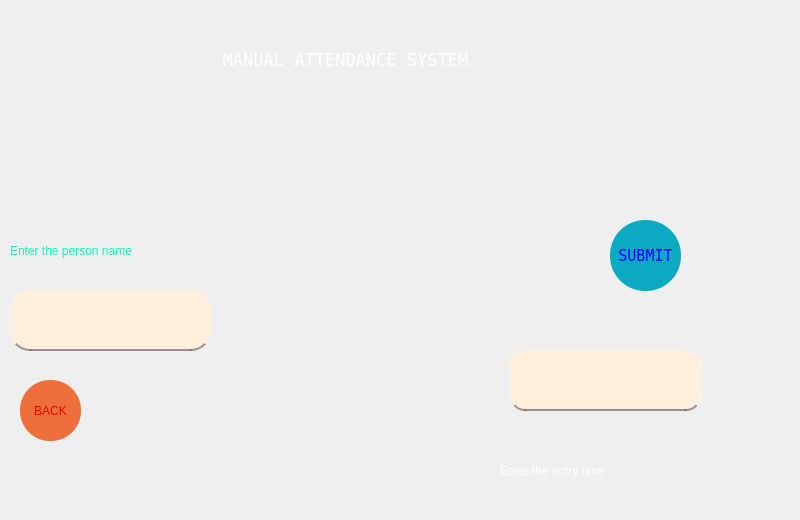
    <widget class="QWidget" name="tab_7">
     <attribute name="title">
      <string>Page</string>
     </attribute>
     <widget class="QLabel" name="label_19">
      <property name="geometry">
       <rect>
        <x>-50</x>
        <y>50</y>
        <width>791</width>
        <height>461</height>
       </rect>
      </property>
      <property name="font">
       <font>
        <family>Times New Roman</family>
        <pointsize>16</pointsize>
        <weight>75</weight>
        <bold>true</bold>
       </font>
      </property>
      <property name="cursor">
       <cursorShape>ArrowCursor</cursorShape>
      </property>
      <property name="focusPolicy">
       <enum>Qt::NoFocus</enum>
      </property>
      <property name="autoFillBackground">
       <bool>true</bool>
      </property>
      <property name="frameShape">
       <enum>QFrame::NoFrame</enum>
      </property>
      <property name="text">
       <string/>
      </property>
      <property name="pixmap">
       <pixmap>Attendance-Management-Manual-vs-Automation-Making-the-Right-Choice.webp</pixmap>
      </property>
      <property name="scaledContents">
       <bool>true</bool>
      </property>
      <property name="alignment">
       <set>Qt::AlignCenter</set>
      </property>
     </widget>
     <widget class="QLineEdit" name="PASSWORD_3">
      <property name="geometry">
       <rect>
        <x>10</x>
        <y>290</y>
        <width>201</width>
        <height>61</height>
       </rect>
      </property>
      <property name="mouseTracking">
       <bool>false</bool>
      </property>
      <property name="styleSheet">
       <string notr="true">QLineEdit#PASSWORD_3{
	background-color: rgb(255, 239, 220);
	border-radius:20px;
	border-bottom:2px solid rgba(0,0,0,100);
	padding:10px;
	font: 11pt &quot;Terminal&quot;;
	color: rgb(0, 0, 255);
}

QLineEdit#PASSWORD_3:hover{
	background-color: rgb(255, 225, 195);
	color: rgb(0, 0, 255);
}</string>
      </property>
      <property name="text">
       <string/>
      </property>
      <property name="frame">
       <bool>true</bool>
      </property>
      <property name="echoMode">
       <enum>QLineEdit::Normal</enum>
      </property>
     </widget>
     <widget class="QPushButton" name="TRAININGBACKBUTTON_2">
      <property name="geometry">
       <rect>
        <x>20</x>
        <y>380</y>
        <width>61</width>
        <height>61</height>
       </rect>
      </property>
      <property name="whatsThis">
       <string/>
      </property>
      <property name="styleSheet">
       <string notr="true">QPushButton#TRAININGBACKBUTTON_2{
	color: rgb(255, 76, 53);
	background-color: rgb(238, 111, 57);
	border-radius:30px;
	

	color: rgb(237, 0, 0);
	font: 11pt &quot;Terminal&quot;;
	padding:10px;
}

QPushButton#TRAININGBACKBUTTON_2:hover{
	color: rgb(255, 251, 251);
	background-color: rgb(255, 145, 81);
}</string>
      </property>
      <property name="text">
       <string>BACK</string>
      </property>
     </widget>
     <widget class="QLabel" name="label_20">
      <property name="geometry">
       <rect>
        <x>10</x>
        <y>220</y>
        <width>231</width>
        <height>61</height>
       </rect>
      </property>
      <property name="styleSheet">
       <string notr="true">
color: rgb(25, 238, 186);
font: 13pt &quot;Terminal&quot;;
background-color: rgba(255, 255, 255, 0);</string>
      </property>
      <property name="text">
       <string>Enter the person name</string>
      </property>
      <property name="wordWrap">
       <bool>true</bool>
      </property>
     </widget>
     <widget class="QLineEdit" name="PASSWORD_4">
      <property name="geometry">
       <rect>
        <x>510</x>
        <y>350</y>
        <width>191</width>
        <height>61</height>
       </rect>
      </property>
      <property name="styleSheet">
       <string notr="true">QLineEdit#PASSWORD_4{
	background-color: rgb(255, 239, 220);
	border-radius:15px;
	border-bottom:2px solid rgba(0,0,0,100);
	padding:10px;
	font: 11pt &quot;Terminal&quot;;
	color: rgb(13, 146, 122);
}

QLineEdit#PASSWORD_4:hover{
	background-color: rgb(255, 225, 195);
	color: rgb(13, 146, 122);
}</string>
      </property>
      <property name="frame">
       <bool>true</bool>
      </property>
      <property name="echoMode">
       <enum>QLineEdit::Normal</enum>
      </property>
     </widget>
     <widget class="QLabel" name="label_21">
      <property name="geometry">
       <rect>
        <x>500</x>
        <y>440</y>
        <width>231</width>
        <height>61</height>
       </rect>
      </property>
      <property name="styleSheet">
       <string notr="true">
color: rgb(255, 255, 255);
font: 13pt &quot;Terminal&quot;;
background-color: rgba(255, 255, 255, 0);</string>
      </property>
      <property name="text">
       <string>Enter the entry time</string>
      </property>
      <property name="wordWrap">
       <bool>true</bool>
      </property>
     </widget>
     <widget class="QPushButton" name="TRAININGBACKBUTTON_3">
      <property name="geometry">
       <rect>
        <x>610</x>
        <y>220</y>
        <width>71</width>
        <height>71</height>
       </rect>
      </property>
      <property name="font">
       <font>
        <family>Terminal</family>
        <pointsize>11</pointsize>
        <weight>50</weight>
        <italic>false</italic>
        <bold>false</bold>
       </font>
      </property>
      <property name="cursor">
       <cursorShape>ArrowCursor</cursorShape>
      </property>
      <property name="whatsThis">
       <string/>
      </property>
      <property name="styleSheet">
       <string notr="true">QPushButton#TRAININGBACKBUTTON_3{
	
	color: rgb(0,0,255);


	background-color: rgb(9, 170, 194);
	border-radius:35px;
	


	font: 11pt &quot;Terminal&quot;;
	padding:1px;
}

QPushButton#TRAININGBACKBUTTON_3:hover{
	color: rgb(21, 181, 144);
	background-color: rgb(35, 100, 203);
}</string>
      </property>
      <property name="text">
       <string>SUBMIT</string>
      </property>
     </widget>
     <widget class="QLabel" name="label_22">
      <property name="geometry">
       <rect>
        <x>60</x>
        <y>40</y>
        <width>571</width>
        <height>31</height>
       </rect>
      </property>
      <property name="font">
       <font>
        <family>Terminal</family>
        <pointsize>13</pointsize>
        <weight>50</weight>
        <italic>false</italic>
        <bold>false</bold>
       </font>
      </property>
      <property name="mouseTracking">
       <bool>false</bool>
      </property>
      <property name="styleSheet">
       <string notr="true">
color: rgb(255, 255, 255);
font: 13pt &quot;Terminal&quot;;
background-color: rgba(255, 255, 255, 0);</string>
      </property>
      <property name="frameShape">
       <enum>QFrame::NoFrame</enum>
      </property>
      <property name="frameShadow">
       <enum>QFrame::Plain</enum>
      </property>
      <property name="lineWidth">
       <number>1</number>
      </property>
      <property name="midLineWidth">
       <number>0</number>
      </property>
      <property name="text">
       <string>MANUAL ATTENDANCE SYSTEM</string>
      </property>
      <property name="textFormat">
       <enum>Qt::RichText</enum>
      </property>
      <property name="scaledContents">
       <bool>true</bool>
      </property>
      <property name="alignment">
       <set>Qt::AlignBottom|Qt::AlignHCenter</set>
      </property>
      <property name="wordWrap">
       <bool>false</bool>
      </property>
      <property name="indent">
       <number>-1</number>
      </property>
     </widget>
    </widget>
